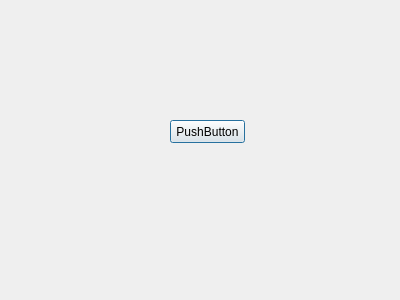
<?xml version="1.0" encoding="UTF-8"?>
<ui version="4.0">
 <class>SettingsWindow</class>
 <widget class="QDialog" name="SettingsWindow">
  <property name="geometry">
   <rect>
    <x>0</x>
    <y>0</y>
    <width>400</width>
    <height>300</height>
   </rect>
  </property>
  <property name="windowTitle">
   <string>Settings</string>
  </property>
  <property name="modal">
   <bool>true</bool>
  </property>
  <widget class="QPushButton" name="pushButton">
   <property name="geometry">
    <rect>
     <x>170</x>
     <y>120</y>
     <width>75</width>
     <height>23</height>
    </rect>
   </property>
   <property name="text">
    <string>PushButton</string>
   </property>
  </widget>
 </widget>
 <resources/>
 <connections/>
</ui>
